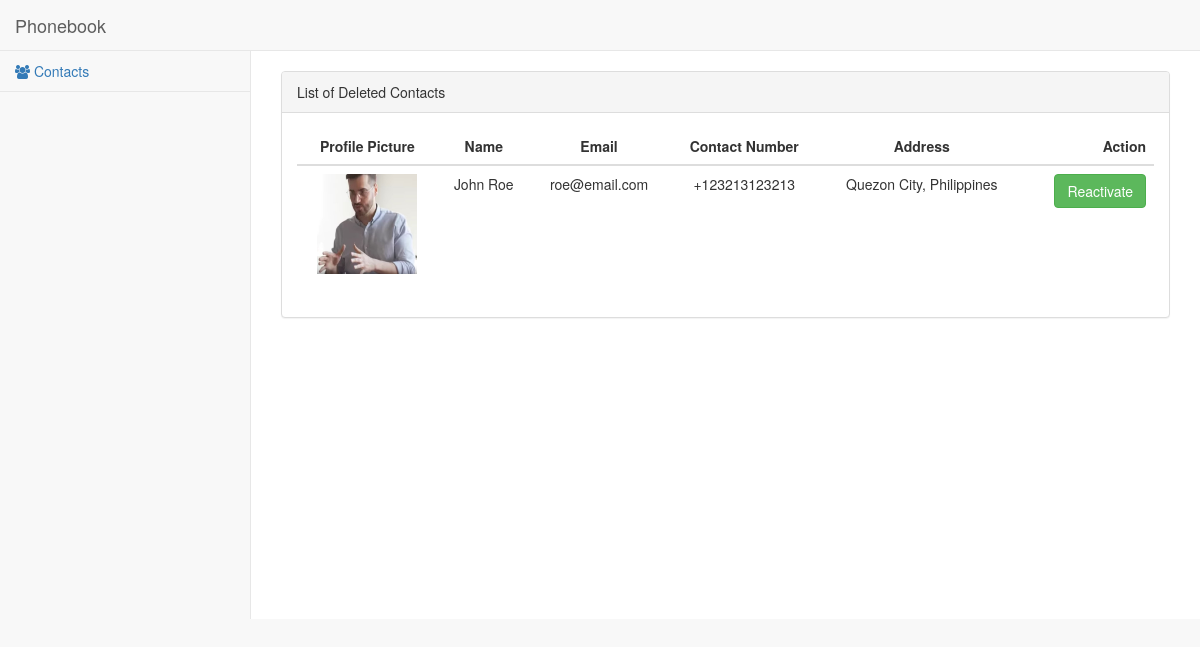
Page /content/manage_accounts.php on the committed database.
### tables this page shows
CREATE TABLE `contact` (
  `contact_id` int(11) NOT NULL,
  `first_name` varchar(100) NOT NULL,
  `last_name` varchar(100) NOT NULL,
  `email` varchar(100) NOT NULL,
  `contact_number` varchar(100) NOT NULL,
  `address` varchar(100) NOT NULL,
  `path` text NOT NULL,
  `notes_id` int(11) NOT NULL,
  `is_deleted` tinyint(1) NOT NULL DEFAULT '0'
);

### content/class/Database.php (called while the page is built, shortened)
<?php
    class Database {
        protected static $connection;
        public function connect() {
            if(!isset(self::$connection)) {
                $config = parse_ini_file(__DIR__ . '\config.ini');
                self::$connection = new mysqli($config['DB_SERVER'],$config['DB_USER'],"",$config['DB_NAME']);
            } else {
                if (!self::$connection) {
                    die("Database connection/selection failed: " . mysqli_error($connection));
                }
            }
            return self::$connection;
        }
        public function query($query) {
            $connection = $this->connect();
            $result = $connection->query($query);
            return $result;
        }
        public function select($query) {
            $result = $this->query($query);
            for ($set = array(); $row = $result->fetch_assoc(); $set[] = $row);
            return $set;
        }
    }
?>

### content/class/Contacts.php (called while the page is built, shortened)
<?php
    require_once 'Database.php';
    class Contacts extends Database {
        protected static $table = "contact";
		public function get_deleted_accounts() {
			$query = "SELECT * FROM ".static::$table. " WHERE is_deleted = TRUE";
			return parent::select($query);
		}
    }
?>

### content/manage_accounts.php (the view, shortened to what this page needs)
<?php
    require_once 'class/Contacts.php';
    $contact_db = new Contacts();
    function create_contact($contact) {
        $contact_id = $contact["contact_id"];
        $fullName  = $contact["first_name"].' '.$contact["last_name"];
        $email = $contact["email"];
        $mail =  $email;
        $reactivate = '<a class="pointer pull-right btn btn-success" onClick="show_restore_modal('.$contact_id.')">Reactivate</a>';
        $html = '
            <tr id="'.$contact['contact_id'].'" class="td-contact">
                <td class="image text-center"><img src="'.$contact["path"].'" alt="Photo" width="100" height="100"></td>
                <td class="firstName text-center">' . $fullName . '</td>
                <td class="email text-center">' . $mail . '</td>
                <td class="contact_number text-center">' . $contact["contact_number"] . '</td>
                <td class="address text-center">' . $contact["address"] . '</td>
                <td>' . $reactivate . '</td>
            </tr>';
        return $html;
    }
?>
<!DOCTYPE html>
<html lang="en">
<head>
    <link href="vendor/bootstrap/css/bootstrap.min.css" rel="stylesheet">
    <link href="vendor/metisMenu/metisMenu.min.css" rel="stylesheet">
    <link href="vendor/datatables-plugins/dataTables.bootstrap.css" rel="stylesheet">
    <link href="vendor/datatables-responsive/dataTables.responsive.css" rel="stylesheet">
    <link href="dist/css/sb-admin-2.css" rel="stylesheet">
    <link href="vendor/font-awesome/css/font-awesome.min.css" rel="stylesheet" type="text/css">
    <link rel="stylesheet" href="css/style.css">
</head>
<body>
    <div id="wrapper">
        <nav class="navbar navbar-default navbar-static-top" role="navigation" style="margin-bottom: 0">
            <div class="navbar-header">
                <a class="navbar-brand" href="index.php">Phonebook</a>
            </div>
            <div class="navbar-default sidebar" role="navigation">
                <div class="sidebar-nav navbar-collapse">
                    <ul class="nav" id="side-menu">
                        <li>
                            <a href="index.php"><i class="fa fa-users"></i> Contacts</a>
                        </li>
                    </ul>
                </div>
            </div>
        </nav>
        <div id="page-wrapper">
            <br>
            <div class="row">
                <div class="col-lg-12">
                    <div class="panel panel-default">
                        <div class="panel-heading">
                            List of Deleted Contacts
                        </div>
                        <div class="panel-body">
                        <table width="100%" class="table table-hover" id="contact_list" >
                                <thead>
                                    <tr>
                                        <th class="text-center">Profile Picture</th>
                                        <th class="text-center">Name</th>
                                        <th class="text-center">Email</th>
                                        <th class="text-center">Contact Number</th>
                                        <th class="text-center">Address</th>
                                        <th id="action" class="text-right">Action</th>
                                    </tr>
                                </thead>
                                <tbody>
                                    <?php
                                        $query = $contact_db->get_deleted_accounts();
                                        $tds = '';
                                        $td = '';
                                        foreach ($query as $contact) {
                                            $tds .= create_contact($contact);
                                        }
                                        $td .= $tds;
                                        $tdIsEmpty = "<span class='text-danger'>Message: No result found.</span>";
                                        if (empty($td)) {
                                            echo $tdIsEmpty;
                                        } else {
                                            echo $td;
                                        }
                                    ?>
                                </tbody>
                            </table>
                        </div>
                    </div>
                </div>
            </div>
        </div>
    </div>
</body>
</html>

### content/css/style.css (style rules this page uses)
.pointer { cursor: pointer; }
.pull-right { float: right !important; }

### rows in the picture
contact: path (picture), fullName "John Roe", email "roe@email.com", contact_number "+123213123213", address "Quezon City, Philippines"
